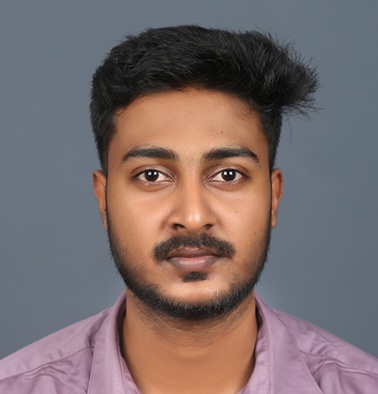
#> input picture backend/test_crop.jpg, 378 x 394 px
$ python -i augmentation.py   (imports and definitions only)
#> lines starting #> are read from the running program, lines starting #| are printed output that depends on the picture
#> further down, picture is the input picture: shape (394, 378, 3); mean B, G, R 108, 107.8, 121.9
import cv2
import numpy as np
import random

def _rotate_image(image, angle):
    h, w = image.shape[:2]
    cx, cy = w // 2, h // 2
    M = cv2.getRotationMatrix2D((cx, cy), angle, 1.0)
    return cv2.warpAffine(image, M, (w, h), borderValue=(0,0,0))

def _shear_x(image, angle):
    # Simulates YAW (left/right turn)
    h, w = image.shape[:2]
    shear = np.tan(np.radians(angle))
    M = np.float32([[1, shear, max(0, -shear*h/2)], [0, 1, 0]])
    return cv2.warpAffine(image, M, (w, h), borderValue=(0,0,0))

def _shear_y(image, angle):
    # Simulates PITCH (up/down tilt)
    h, w = image.shape[:2]
    shear = np.tan(np.radians(angle))
    M = np.float32([[1, 0, 0], [shear, 1, max(0, -shear*w/2)]])
    return cv2.warpAffine(image, M, (w, h), borderValue=(0,0,0))

def _change_brightness_contrast(image, alpha=1.0, beta=0):
    return cv2.convertScaleAbs(image, alpha=alpha, beta=beta)

def _blur(image, ksize=3):
    return cv2.GaussianBlur(image, (ksize, ksize), 0)

def _sharpen(image):
    kernel = np.array([[0, -1, 0],
                       [-1, 5,-1],
                       [0, -1, 0]])
    return cv2.filter2D(image, -1, kernel)

def _zoom(image, factor=1.1):
    h, w = image.shape[:2]
    new_h, new_w = int(h * factor), int(w * factor)
    resized = cv2.resize(image, (new_w, new_h))

    if factor > 1:
        # Crop center
        start_x = (new_w - w) // 2
        start_y = (new_h - h) // 2
        return resized[start_y:start_y+h, start_x:start_x+w]
    else:
        # Pad
        pad_y = (h - new_h) // 2
        pad_x = (w - new_w) // 2
        canvas = np.zeros_like(image)
        end_y = min(pad_y+new_h, h)
        end_x = min(pad_x+new_w, w)
        vis_h = end_y - pad_y
        vis_w = end_x - pad_x
        canvas[pad_y:end_y, pad_x:end_x] = resized[:vis_h, :vis_w]
        return canvas

def generate_augmentations(base_img_rgb):
    """
    Transform a single uploaded face image into a strong, multi-angle identity representation.
    """
    augmentations = [base_img_rgb] # 0 deg (front)

    # 1. Base Geometries
    # Yaw
    yaws = []
    for angle in [-20, -10, 10, 20]:
        img = _shear_x(base_img_rgb, angle)
        yaws.append(img)
        augmentations.append(img)
#> this loop made 4 passes
#> pass 1, in generate_augmentations, `img = _shear_x(base_img_rgb, angle)`:
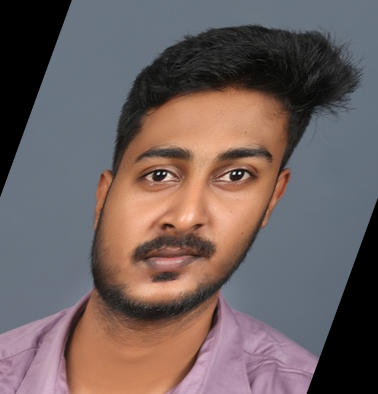
#> img: shape (394, 378, 3); mean B, G, R 95.4, 96.5, 110.7
#> pass 2, in generate_augmentations, `img = _shear_x(base_img_rgb, angle)`:
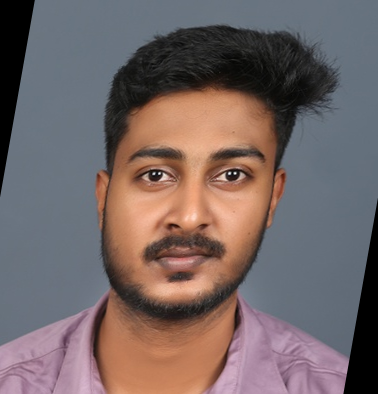
#> img: shape (394, 378, 3); mean B, G, R 101.9, 102.3, 116.5
#> pass 3, in generate_augmentations, `img = _shear_x(base_img_rgb, angle)`:
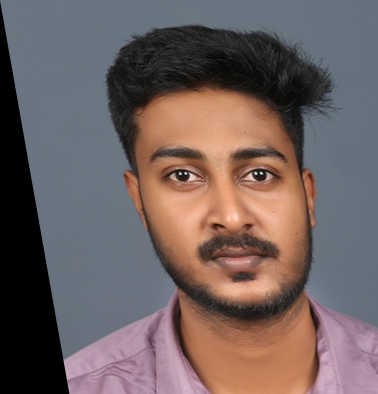
#> img: shape (394, 378, 3); mean B, G, R 96.1, 97.2, 111.3
#> after the loop, augmentations = 5 items; yaws = 4 items

    # Roll
    rolls = []
    for angle in [-10, 10]:
        img = _rotate_image(base_img_rgb, angle)
        rolls.append(img)
        augmentations.append(img)
#> this loop made 2 passes
#> pass 1, in generate_augmentations, `img = _rotate_image(base_img_rgb, angle)`:
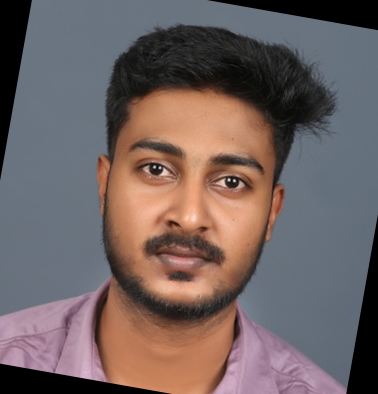
#> img: shape (394, 378, 3); mean B, G, R 97.8, 98.7, 112.5
#> pass 2, in generate_augmentations, `img = _rotate_image(base_img_rgb, angle)`:
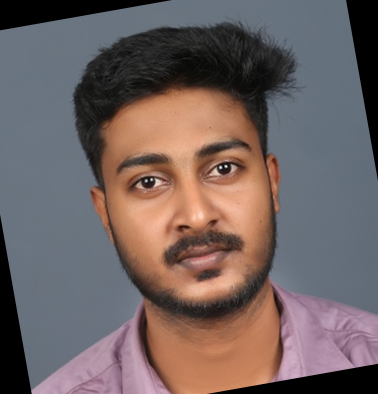
#> img: shape (394, 378, 3); mean B, G, R 97.9, 98.8, 112.5
#> after the loop, augmentations = 7 items; rolls = 2 items

    # Pitch
    pitches = []
    for angle in [-10, 10]:
        img = _shear_y(base_img_rgb, angle)
        pitches.append(img)
        augmentations.append(img)
#> this loop made 2 passes
#> pass 1, in generate_augmentations, `img = _shear_y(base_img_rgb, angle)`:
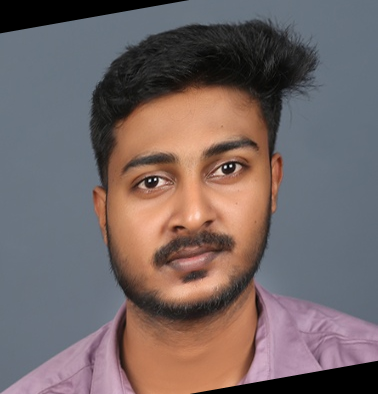
#> img: shape (394, 378, 3); mean B, G, R 101.9, 102.4, 115.9
#> pass 2, in generate_augmentations, `img = _shear_y(base_img_rgb, angle)`:
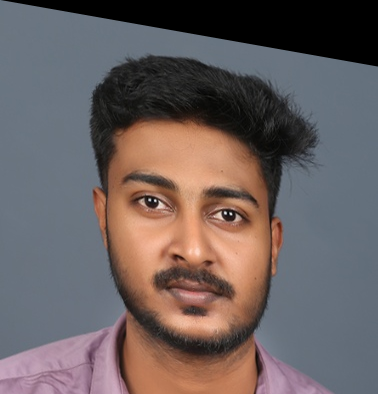
#> img: shape (394, 378, 3); mean B, G, R 96.4, 96.6, 107.2
#> after the loop, augmentations = 9 items; pitches = 2 items

    # 3. Return only a small subset of core geometric variations to keep processing extremely fast
    # We prioritize speed and rely on the base image being clear.
    fast_augmentations = [base_img_rgb]
    if yaws: fast_augmentations.append(yaws[0])
    if yaws and len(yaws) > 1: fast_augmentations.append(yaws[1])
    if rolls: fast_augmentations.append(rolls[0])
    if pitches: fast_augmentations.append(pitches[0])

    return fast_augmentations

>>> import cv2
>>> picture = cv2.imread('../test_crop.jpg')
>>> result = generate_augmentations(picture)
#> result = 5 items
